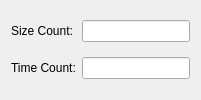
                          <widget class="QWidget" name="No_limt">
                           <attribute name="title">
                            <string>No Limit             </string>
                           </attribute>
                           <layout class="QGridLayout" name="gridLayout_15" columnstretch="1,4">
                            <item row="0" column="0">
                             <widget class="QLabel" name="label_26">
                              <property name="text">
                               <string>Size Count:</string>
                              </property>
                             </widget>
                            </item>
                            <item row="0" column="1">
                             <widget class="QLineEdit" name="lin_SizeCount">
                              <property name="readOnly">
                               <bool>true</bool>
                              </property>
                             </widget>
                            </item>
                            <item row="1" column="0">
                             <widget class="QLabel" name="label_27">
                              <property name="text">
                               <string>Time Count:</string>
                              </property>
                             </widget>
                            </item>
                            <item row="1" column="1">
                             <widget class="QLineEdit" name="lin_TimeCount">
                              <property name="readOnly">
                               <bool>true</bool>
                              </property>
                             </widget>
                            </item>
                           </layout>
                          </widget>
